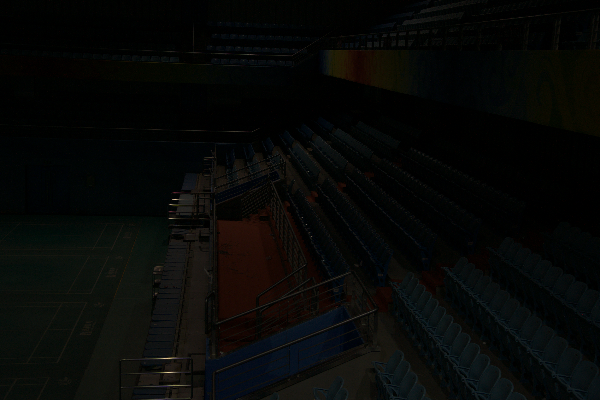
#> input picture 778.png, 600 x 400 px
$ python Clahe+Gamma.py
#> lines starting #> are read from the running program, lines starting #| are printed output that depends on the picture
import cv2
import numpy as np
import matplotlib.pyplot as plt

# Load image
image = cv2.imread('778.png')
#> image is the input picture: shape (400, 600, 3); mean B, G, R 6.8, 8.2, 7

# CLAHE
lab = cv2.cvtColor(image, cv2.COLOR_BGR2LAB)
#> lab: shape (400, 600, 3); mean of channels 0, 1, 2 6.1, 127.4, 128.6
l, a, b = cv2.split(lab)
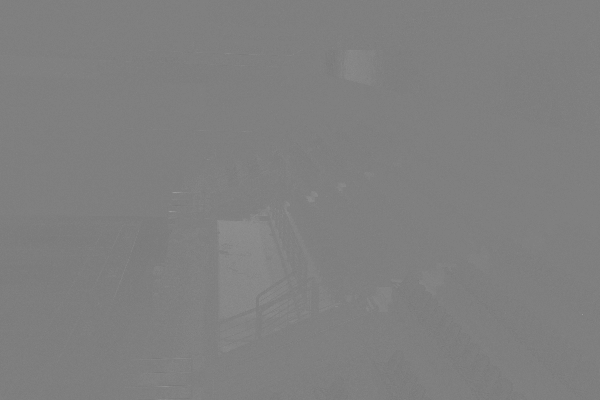
#> a: shape (400, 600); min 119, max 156, mean 127.4

clahe = cv2.createCLAHE(clipLimit=4.0, tileGridSize=(8,8))
l = clahe.apply(l)
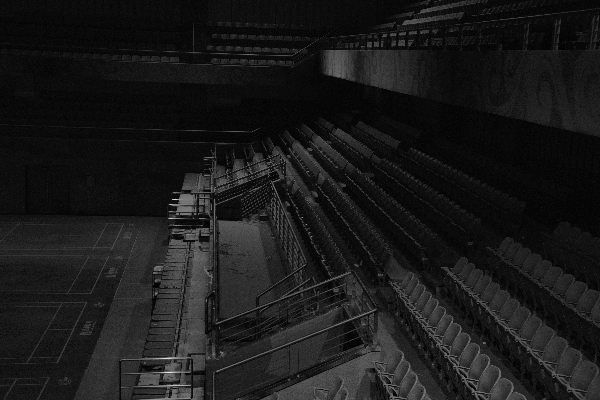
#> l: shape (400, 600); min 1, max 233, mean 25.9

lab = cv2.merge((l, a, b))
#> lab: shape (400, 600, 3); mean of channels 0, 1, 2 25.9, 127.4, 128.6
clahe_img = cv2.cvtColor(lab, cv2.COLOR_LAB2BGR)

# Gamma Correction
gamma = 1.5   # try 1.2 to 2.0
inv_gamma = 1.0 / gamma
table = np.array([((i/255.0)**inv_gamma)*255 for i in range(256)]).astype("uint8")

final = cv2.LUT(clahe_img, table)
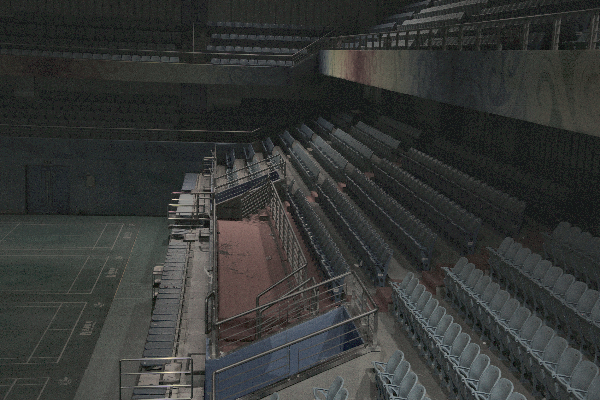
#> final: shape (400, 600, 3); mean B, G, R 53.3, 55.1, 53.1

final_rgb = cv2.cvtColor(final, cv2.COLOR_BGR2RGB)

plt.imshow(final_rgb)
plt.title("CLAHE + Gamma")
plt.axis('off')
plt.show()

$ run again, with 97.png copied over 778.png
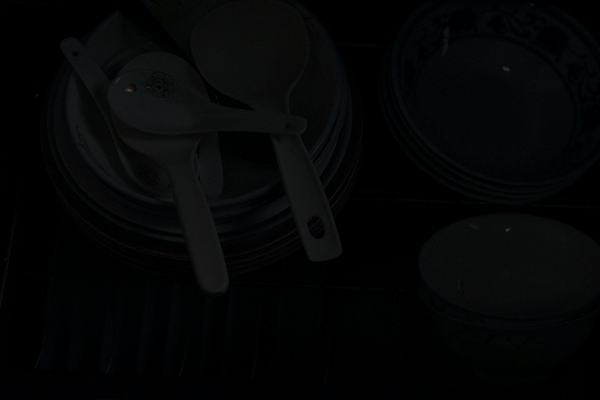
#> input picture 97.png, 600 x 400 px
#> image is the input picture: shape (400, 600, 3); mean B, G, R 6.2, 5.7, 4.6
#> `l = clahe.apply(l)`:
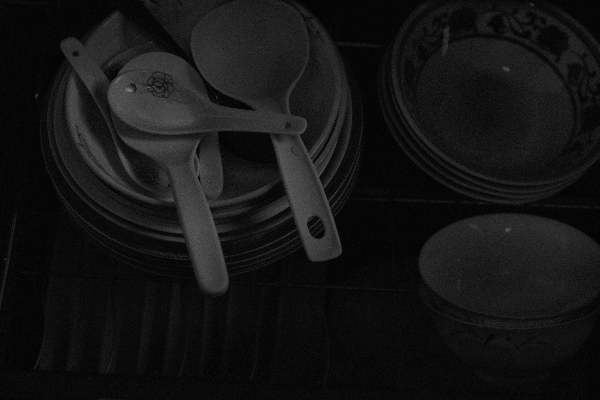
#> l: shape (400, 600); min 2, max 124, mean 20.5
#> `final = cv2.LUT(clahe_img, table)`:
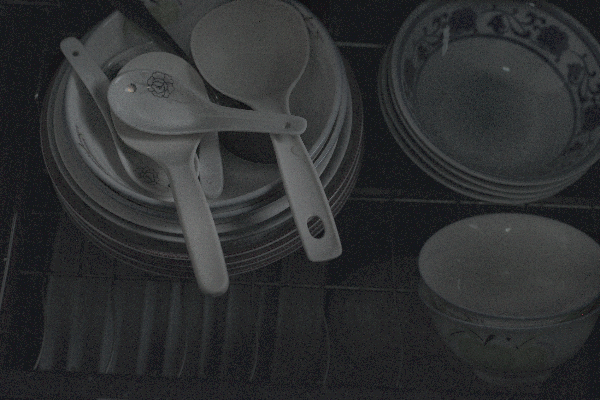
#> final: shape (400, 600, 3); mean B, G, R 49, 47.9, 46.4
